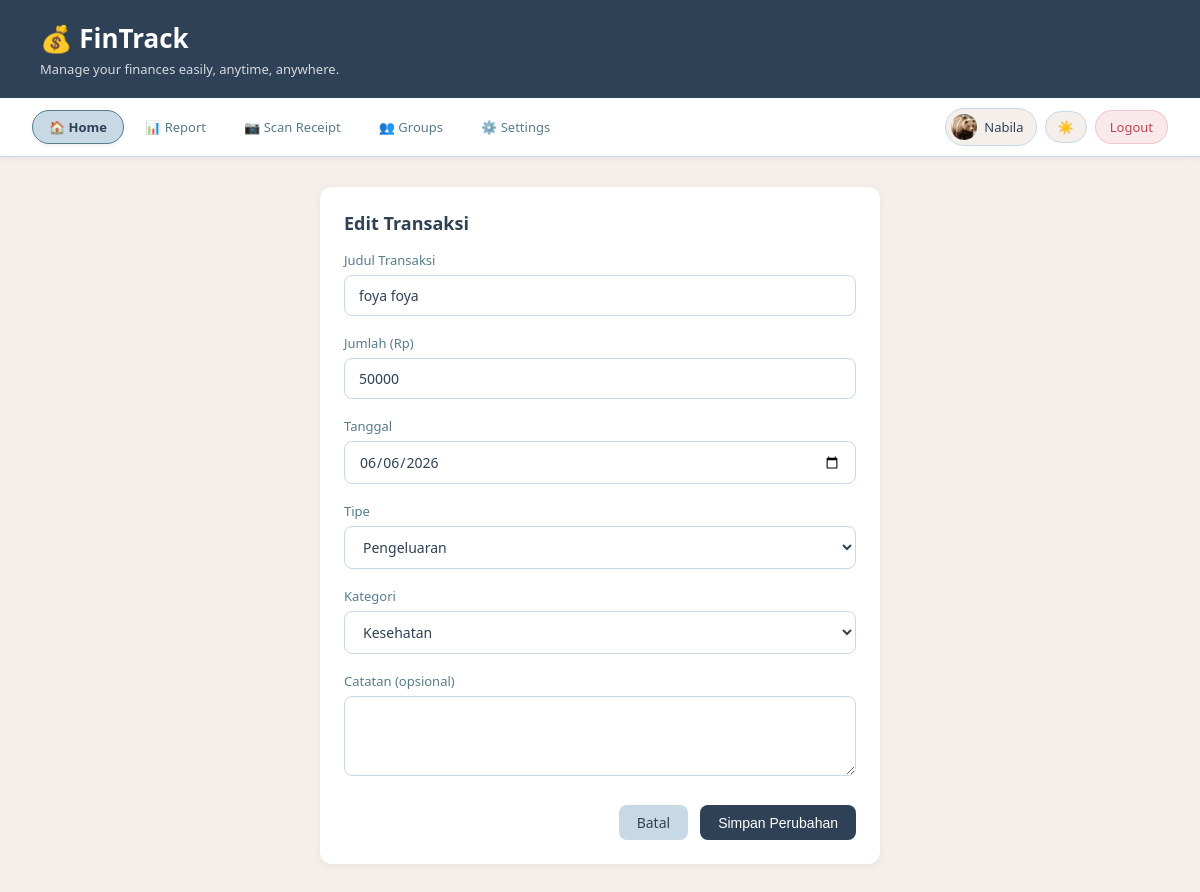
Page /edit/12 (signed in) on the committed database.
### app.py (models this page shows)
class User(UserMixin, db.Model):
    id           = db.Column(db.Integer, primary_key=True)
    name         = db.Column(db.String(100), nullable=False)
    email        = db.Column(db.String(100), unique=True, nullable=False)
    password     = db.Column(db.String(200), nullable=False)
    photo        = db.Column(db.String(200), nullable=True)
    language     = db.Column(db.String(5),  default='id')
    theme        = db.Column(db.String(10), default='light')
    notif_popup  = db.Column(db.Boolean,    default=True)
    timezone     = db.Column(db.String(50), default='Asia/Jakarta')
    created_at   = db.Column(db.DateTime,   default=datetime.utcnow)
    transactions = db.relationship('Transaction', backref='user', lazy=True)

class Transaction(db.Model):
    id       = db.Column(db.Integer, primary_key=True)
    title    = db.Column(db.String(100), nullable=False)
    amount   = db.Column(db.Float,       nullable=False)
    category = db.Column(db.String(50),  nullable=False)
    type     = db.Column(db.String(10),  nullable=False)
    date     = db.Column(db.DateTime,    default=datetime.utcnow)
    note     = db.Column(db.String(200), nullable=True)
    user_id  = db.Column(db.Integer, db.ForeignKey('user.id'), nullable=False)

### app.py (the view, shortened to what this page needs)
@app.route('/edit/<int:id>', methods=['GET', 'POST'])
@login_required
def edit_transaction(id):
    transaction = Transaction.query.filter_by(id=id, user_id=current_user.id).first_or_404()
    return render_template('edit_transaction.html', transaction=transaction)

### app.py (called while the page is built)
@login_manager.user_loader
def load_user(user_id):
    return User.query.get(int(user_id))

@app.context_processor
def inject_translation():
    lang = current_user.language if current_user.is_authenticated else 'id'
    return dict(t=get_translation(lang))

### translations.py (called while the page is built)
def get_translation(lang='id'):
    return TRANSLATIONS.get(lang, TRANSLATIONS['id'])

### templates/edit_transaction.html (shortened to what this page needs)
<!DOCTYPE html>
<html lang="id" id="html-root">
<head>
    <link rel="stylesheet" href="{{ url_for('static', filename='style.css') }}">
</head>
<body>
<header>
    <h1>💰 FinTrack</h1>
    <p>{{ t['desc_app'] }}</p>
</header>
<nav class="navbar">
    <a href="/index" class="nav-link active">🏠 {{ t['nav_home'] }}</a>
    <a href="/report" class="nav-link">📊 {{ t['nav_report'] }}</a>
    <a href="/scan" class="nav-link">📷 {{ t['nav_scan'] }}</a>
    <a href="/groups" class="nav-link">👥 {{ t['nav_sharing'] }}</a>
    <a href="/settings" class="nav-link">⚙️ {{ t['nav_settings'] }}</a>
    <div class="nav-right">
        <div class="user-chip">
            <div class="user-avatar">
                {% if current_user.photo %}
                    <img src="{{ url_for('static', filename='uploads/' + current_user.photo) }}" alt="foto">
                {% else %}
                    👤
                {% endif %}
            </div>
            <span>{{ current_user.name }}</span>
        </div>
        <button class="theme-toggle" onclick="toggleTheme()">
            <span class="theme-icon">☀️</span>
        </button>
        <a href="/logout" class="btn-logout">{{ t['nav_logout'] }}</a>
    </div>
</nav>
<main>
    <div class="card form-card">
        <h2>Edit Transaksi</h2>
        <form method="POST" action="/edit/{{ transaction.id }}">
            <div class="form-group">
                <label>Judul Transaksi</label>
                <input type="text" name="title"
                       value="{{ transaction.title }}" required>
            </div>
            <div class="form-group">
                <label>Jumlah (Rp)</label>
                <input type="number" name="amount"
                       value="{{ transaction.amount | int }}" min="0" required>
            </div>
            <div class="form-group">
                <label>Tanggal</label>
                <input type="date" name="date"
                       value="{{ transaction.date.strftime('%Y-%m-%d') }}">
            </div>
            <div class="form-group">
                <label>Tipe</label>
                <select name="type">
                    <option value="expense" {{ 'selected' if transaction.type == 'expense' }}>Pengeluaran</option>
                </select>
            </div>
            <div class="form-group">
                <label>Kategori</label>
                <select name="category">
                    {% set categories = ['Makanan','Transport','Belanja','Hiburan','Kesehatan','Pendidikan','Gaji','Lainnya'] %}
                    {% for cat in categories %}
                        <option value="{{ cat }}" {{ 'selected' if transaction.category == cat }}>{{ cat }}</option>
                    {% endfor %}
                </select>
            </div>
            <div class="form-group">
                <label>Catatan (opsional)</label>
                <textarea name="note">{{ transaction.note }}</textarea>
            </div>
            <div class="form-actions">
                <a href="/" class="btn btn-secondary">Batal</a>
                <button type="submit" class="btn btn-primary">Simpan Perubahan</button>
            </div>
        </form>
    </div>
</main>
</body>
</html>

### static/style.css (style rules this page uses)
* { margin: 0; padding: 0; box-sizing: border-box; }
body { font-family: 'Segoe UI', sans-serif; background-color: #F5EFEB; color: #2F4156; }
header { background-color: #2F4156; color: white; padding: 20px 40px; }
header h1 { font-size: 26px; }
header p { font-size: 13px; opacity: 0.8; margin-top: 4px; }
main { padding: 30px 40px; }
.card { background: #FFFFFF; border-radius: 12px; padding: 24px; box-shadow: 0 2px 8px rgba(47,65,86,0.07); margin-bottom: 24px; }
.card h2 { margin-bottom: 16px; font-size: 18px; color: #2F4156; }
.btn { display: inline-block; padding: 8px 18px; border-radius: 8px; font-size: 14px; font-weight: 500; cursor: pointer; border: none; text-decoration: none; }
.btn-primary { background: #2F4156; color: white; }
.btn-secondary { background: #C8D9E6; color: #2F4156; }
.form-card { max-width: 560px; margin: 0 auto; }
.form-group { margin-bottom: 18px; }
.form-group label { display: block; font-size: 13px; font-weight: 500; margin-bottom: 6px; color: #567C8D; }
.form-group input, .form-group select, .form-group textarea { width: 100%; padding: 10px 14px; border: 1px solid #C8D9E6; border-radius: 8px; font-size: 14px; font-family: inherit; background: #FFFFFF; color: #2F4156; }
.form-group textarea { height: 80px; resize: vertical; }
.form-actions { display: flex; gap: 12px; justify-content: flex-end; margin-top: 24px; }
.navbar { background: #FFFFFF; padding: 10px 32px; display: flex; align-items: center; gap: 4px; border-bottom: 1px solid #C8D9E6; box-shadow: 0 1px 6px rgba(47,65,86,0.07); position: sticky; top: 0; z-index: 50; transition: background 0.2s, border-color 0.2s; flex-wrap: nowrap; overflow-x: auto; scrollbar-width: none; }
.navbar a.nav-link { text-decoration: none; color: #567C8D; font-size: 13px; font-weight: 500; padding: 7px 16px; border-radius: 99px; display: inline-flex; align-items: center; gap: 6px; white-space: nowrap; transition: background 0.18s, color 0.18s, border-color 0.18s, box-shadow 0.18s; border: 1.5px solid transparent; }
.navbar a.nav-link.active { background: #C8D9E6; color: #2F4156; font-weight: 650; border-color: #567C8D; box-shadow: 0 1px 4px rgba(47,65,86,0.10); }
.nav-right { margin-left: auto; display: flex; align-items: center; gap: 8px; flex-shrink: 0; }
.user-chip { display: inline-flex; align-items: center; gap: 7px; padding: 5px 12px 5px 5px; border-radius: 99px; background: #F5EFEB; border: 1.5px solid #C8D9E6; font-size: 13px; font-weight: 500; color: #2F4156; white-space: nowrap; }
.user-avatar { width: 26px; height: 26px; border-radius: 50%; background: #C8D9E6; display: flex; align-items: center; justify-content: center; font-size: 12px; overflow: hidden; flex-shrink: 0; }
.user-avatar img { width: 100%; height: 100%; object-fit: cover; }
.theme-toggle { display: inline-flex; align-items: center; gap: 5px; padding: 6px 12px; border-radius: 99px; background: #F5EFEB; border: 1.5px solid #C8D9E6; cursor: pointer; font-size: 13px; font-weight: 500; color: #567C8D; transition: all 0.2s; white-space: nowrap; font-family: inherit; }
.btn-logout { display: inline-flex; align-items: center; gap: 5px; padding: 7px 14px; border-radius: 99px; font-size: 13px; font-weight: 500; background: #FAE9EA; color: #C0444F; border: 1.5px solid rgba(192,68,79,0.2); text-decoration: none; cursor: pointer; transition: all 0.18s; white-space: nowrap; font-family: inherit; }

### rows in the picture
User: photo (picture), name "Nabila"

### other values in the picture
{{ t['desc_app'] }} "Manage your finances easily, anytime, anywhere."
{{ t['nav_home'] }} "Home"
{{ t['nav_report'] }} "Report"
{{ t['nav_scan'] }} "Scan Receipt"
{{ t['nav_sharing'] }} "Groups"
{{ t['nav_settings'] }} "Settings"
{{ t['nav_logout'] }} "Logout"
form field category "Kesehatan"
